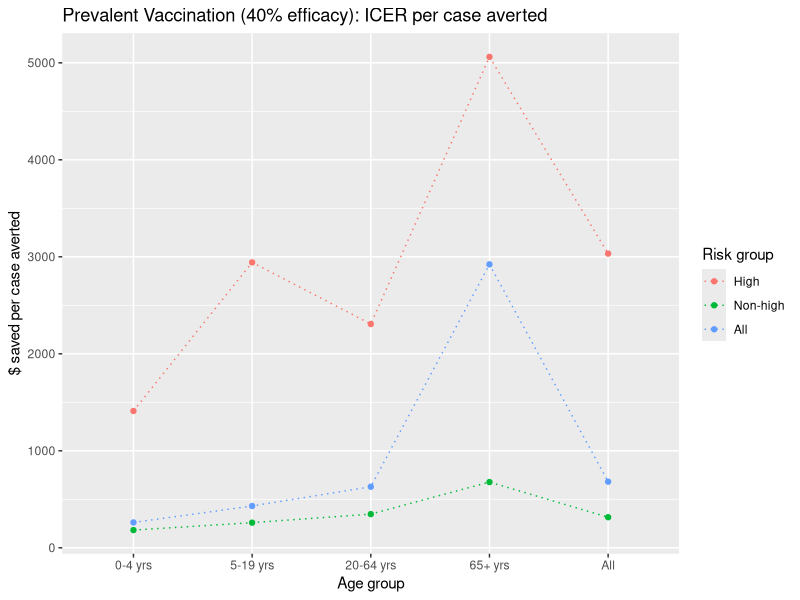
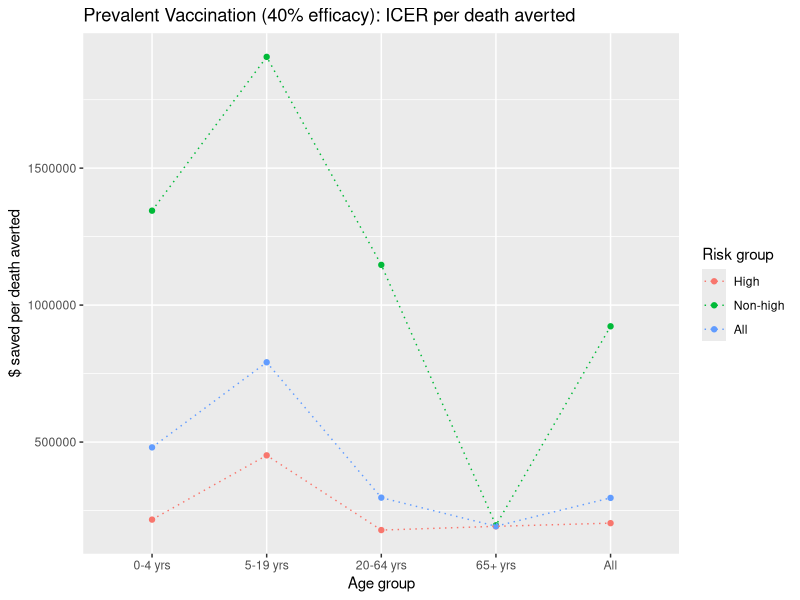
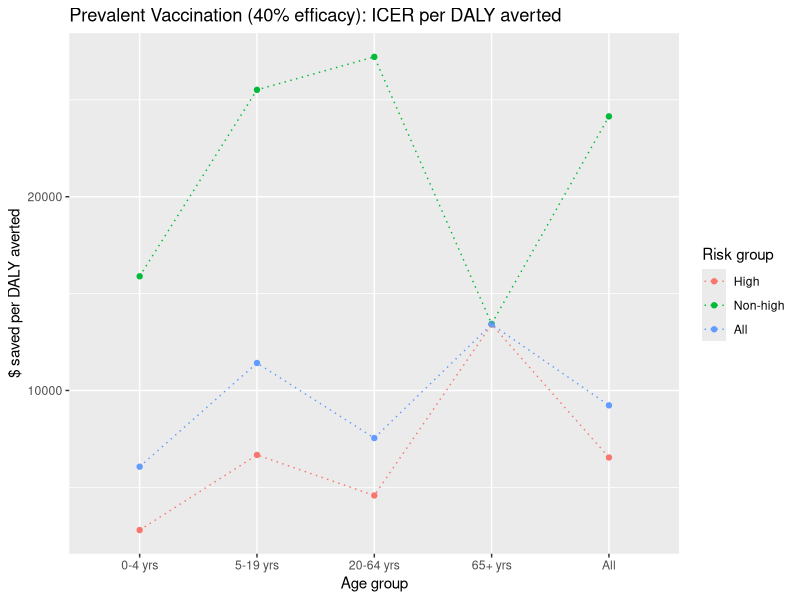
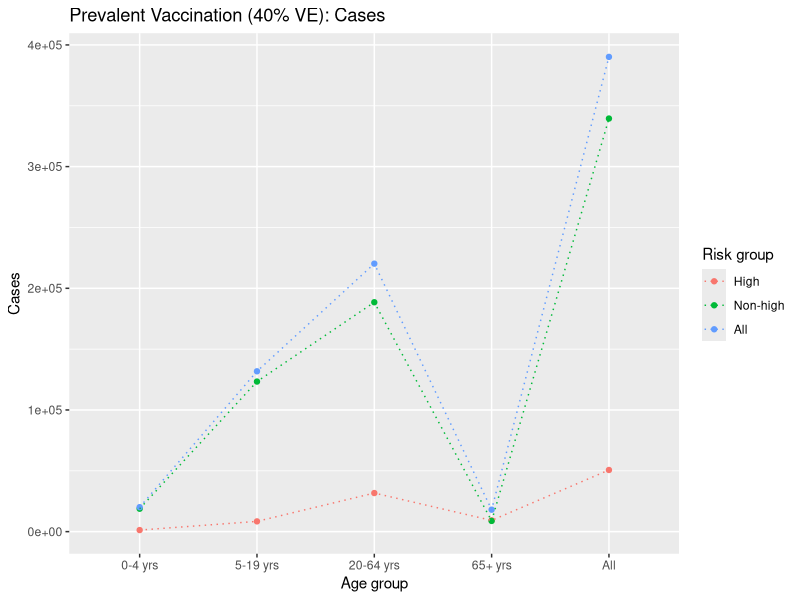
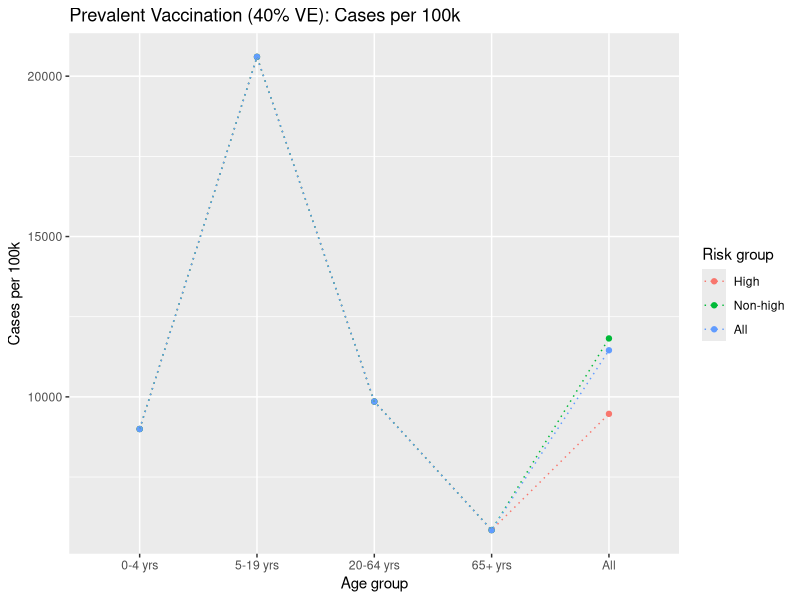
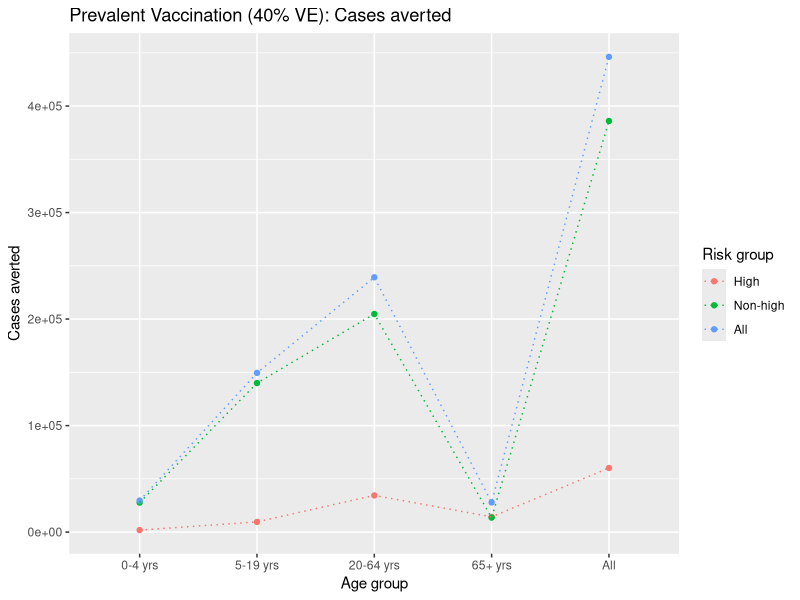
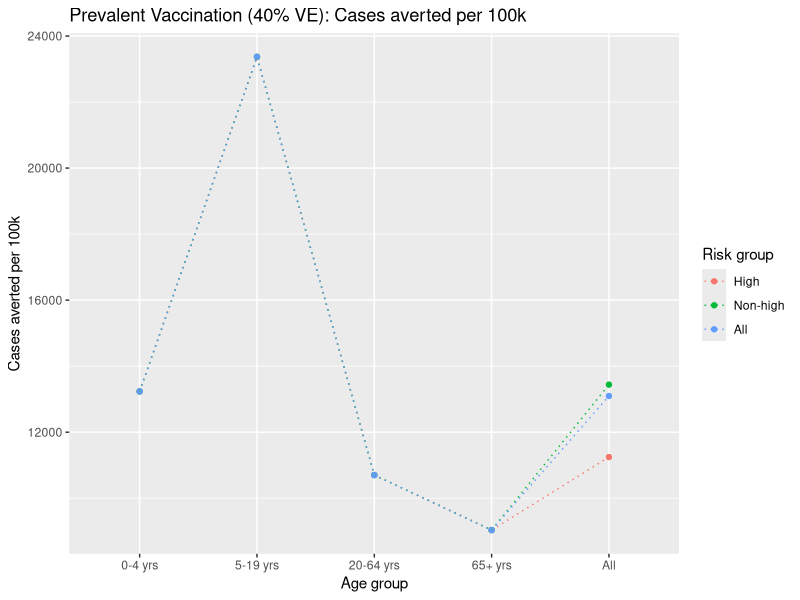
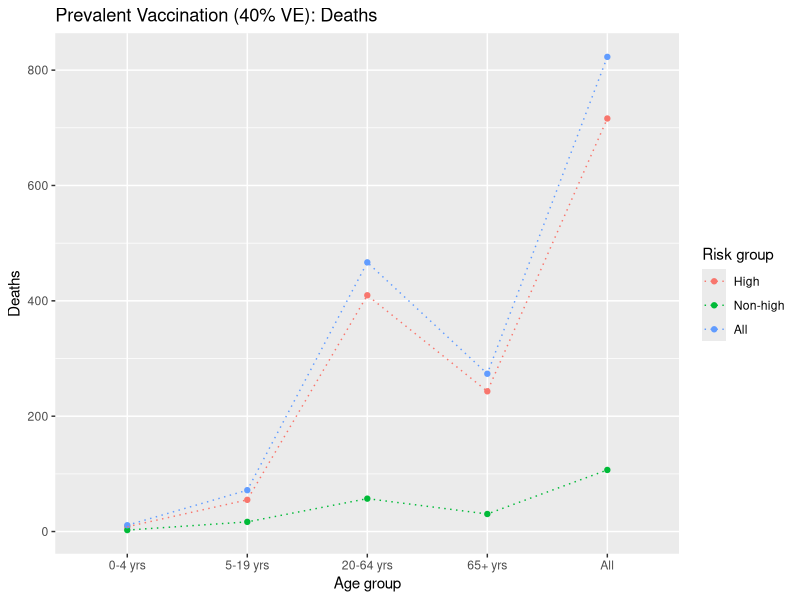

Here is the R script that generated these plots, in order:
## ---- chunk 1
knitr::opts_chunk$set(
	echo = FALSE,
	warning = TRUE,
	cache = TRUE,
	tidy = TRUE
)
## ---- chunk 2
rm(list = ls(all.names = TRUE))

library(ggplot2)
library(tidyr)
library(dplyr)
library(knitr)
library(rmarkdown)
library(formatR)
## ---- chunk 3
data <- read.csv("df/icer-all.csv", as.is = TRUE)

# subset comparator = base
df <- data[(data$scenario=="vaxbase"),]

df$cost.diff.per100k <- as.numeric(df$cost.diff.per100k)
df$cases.averted <- as.numeric(df$cases.averted)
df$cases.averted.per100k <- as.numeric(df$cases.averted.per100k)
df$icer.case.averted <- as.numeric(df$icer.case.averted)
df$deaths.averted <- as.numeric(df$deaths.averted)
df$deaths.averted.per100k <- as.numeric(df$ deaths.averted.per100k)
df$icer.death.averted <- as.numeric(df$icer.death.averted)
df$dalys <- as.numeric(df$dalys)
df$dalys.per100k <- as.numeric(df$dalys.per100k)
df$dalys.averted <- as.numeric(df$dalys.averted)
df$dalys.averted.per100k <- as.numeric(df$dalys.averted.per100k)
df$icer.daly.averted <- as.numeric(df$icer.daly.averted)
## ---- chunk 4
# subset efficacy
df <- df[!(df$scenario == 'vaxbase' & df$v.eff %in% c(50, 60)),]

# factors
df$age <- factor(df$age, levels = c("0-4 yrs", "5-19 yrs", "20-64 yrs", "65+ yrs", "All"))
df$risk <- factor(df$risk, levels = c("High", "Non-high", "All"))
df$scenario <- factor(df$scenario, levels = c("vaxbase", "vax70"))
df$v.eff <- factor(df$v.eff)
## ---- chunk 5
# subset scenario
df_base <- df[(df$scenario == 'vaxbase'),]

# age groups
age_df_base <- df_base[(df_base$risk == "All"),]

# risk groups
risk_df_base <- df_base[!(df_base$age == 'All'),]
## ---- chunk 6
ggplot(df_base[(df_base$v.eff == "40"),], aes(x = age, y = icer.case.averted, group = risk, color = risk)) +
  geom_point() + geom_line(linetype = "dotted") + labs(x = "Age group", color = "Risk group") + 
  ylab("$ saved per case averted") + ggtitle("Prevalent Vaccination (40% efficacy): ICER per case averted")
## ---- chunk 7
ggplot(df_base[(df_base$v.eff == "40"),], aes(x = age, y = icer.death.averted, group = risk, color = risk)) +
  geom_point() + geom_line(linetype = "dotted") + labs(x = "Age group", color = "Risk group") + 
  ylab("$ saved per death averted") + ggtitle("Prevalent Vaccination (40% efficacy): ICER per death averted")
## ---- chunk 8
ggplot(df_base[(df_base$v.eff == "40"),], aes(x = age, y = icer.daly.averted, group = risk, color = risk)) +
  geom_point() + geom_line(linetype = "dotted") + labs(x = "Age group", color = "Risk group") + 
  ylab("$ saved per DALY averted") + ggtitle("Prevalent Vaccination (40% efficacy): ICER per DALY averted")
## ---- chunk 9
g4 <- ggplot(df_base[(df_base$v.eff == "40"),], aes(x = age, group = risk, color = risk)) +
  geom_point() + geom_line(linetype = "dotted") + labs(x = "Age group", color = "Risk group")

g4 + aes(y = cases) + labs(y = "Cases", title = "Prevalent Vaccination (40% VE): Cases")
g4 + aes(y = cases.per100k) + labs(y = "Cases per 100k", title = "Prevalent Vaccination (40% VE): Cases per 100k")
g4 + aes(y = cases.averted) + labs(y = "Cases averted", title = "Prevalent Vaccination (40% VE): Cases averted")
g4 + aes(y = cases.averted.per100k) + labs(y = "Cases averted per 100k", title = "Prevalent Vaccination (40% VE): Cases averted per 100k")
## ---- chunk 10
g4 + aes(y = deaths) + labs(y = "Deaths", title = "Prevalent Vaccination (40% VE): Deaths")
g4 + aes(y = deaths.per100k) + labs(y = "Deaths per 100k", title = "Prevalent Vaccination (40% VE): Deaths per 100k")
g4 + aes(y = deaths.averted) + labs(y = "Deaths averted", title = "Prevalent Vaccination (40% VE): Deaths averted")
g4 + aes(y = deaths.averted.per100k) + labs(y = "Deaths averted per 100k", title = "Prevalent Vaccination (40% VE): Deaths averted per 100k")
## ---- chunk 11
g4 + aes(y = dalys) + labs(y = "DALYs", title = "Prevalent Vaccination (40% VE): DALYs")
g4 + aes(y = dalys.per100k) + labs(y = "DALYs per 100k", title = "Prevalent Vaccination (40% VE): DALYs per 100k")
g4 + aes(y = dalys.averted) + labs(y = "DALYs averted", title = "Prevalent Vaccination (40% VE): DALYs averted")
g4 + aes(y = dalys.averted.per100k) + labs(y = "DALYs averted per 100k", title = "Prevalent Vaccination (40% VE): DALYs averted per 100k")
## ---- chunk 12
g5 <- ggplot(df_base, aes(x = dalys.averted.per100k, y = cost.diff.per100k)) +
  labs(x = "DALYs averted per 100K", y = "Cost saved per 100K", title = "Prevalent Vaccination: Cost saved vs. DALYs averted")

g5 + aes(color = risk, group = risk) + geom_point() + facet_grid(v.eff ~ age)

g5 + aes(color = age, group = age) + geom_point() + facet_grid(v.eff ~ risk)
## ---- chunk 13
t <- labs(y = "$ saved per case averted", title = "Prevalent Vaccination: ICER per case averted")

ggplot(age_df_base, aes(x = age, y = icer.case.averted, color = v.eff, group = v.eff)) +
  geom_point() + geom_line(linetype = "dotted") + labs(x = "Age group", color = "Vaccine \nefficacy") + t

ggplot(df_base[(df_base$age=="All"),], aes(x = v.eff, y = icer.case.averted, group = risk, color = risk)) +
  geom_point() + geom_line(linetype = "dotted") + labs(x = "Vaccine efficacy (%)", color = "Risk") + t

ggplot(df_base, aes(x = age, y = icer.case.averted, group = risk, color = risk)) +
  geom_point() + geom_line(linetype = "dotted") + labs(x = "Age group", color = "Risk group") + t +
  facet_grid(~ v.eff)
## ---- chunk 14
t <- labs(y = "$ saved per death averted", title = "Prevalent Vaccination: ICER per death averted")

ggplot(age_df_base, aes(x = age, y = icer.death.averted, color = v.eff, group = v.eff)) +
  geom_point() + geom_line(linetype = "dotted") + labs(x = "Age group", color = "Vaccine \nefficacy") + t

ggplot(df_base[(df_base$age=="All"),], aes(x = v.eff, y = icer.death.averted, group = risk, color = risk)) +
  geom_point() + geom_line(linetype = "dotted") + labs(x = "Vaccine efficacy (%)", color = "Risk") + t

ggplot(df_base, aes(x = age, y = icer.death.averted, group = risk, color = risk)) +
  geom_point() + geom_line(linetype = "dotted") + labs(x = "Age group", color = "Risk group") + t +
  facet_grid(~ v.eff)
## ---- chunk 15
t <- labs(y = "$ saved per DALY averted", title = "Prevalent Vaccination: ICER per DALY averted")

ggplot(age_df_base, aes(x = age, y = icer.daly.averted, color = v.eff, group = v.eff)) +
  geom_point() + geom_line(linetype = "dotted") + labs(x = "Age group", color = "Vaccine \nefficacy") + t

ggplot(df_base[(df_base$age=="All"),], aes(x = v.eff, y = icer.daly.averted, group = risk, color = risk)) +
  geom_point() + geom_line(linetype = "dotted") + labs(x = "Vaccine efficacy (%)", color = "Risk") + t

ggplot(df_base, aes(x = age, y = icer.daly.averted, group = risk, color = risk)) +
  geom_point() + geom_line(linetype = "dotted") + labs(x = "Age group", color = "Risk group") + t +
  facet_grid(~ v.eff)
## ---- chunk 16
# age
g1 <- ggplot(age_df_base, aes(x = age, group = v.eff, color = v.eff)) +
  geom_point() + geom_line(linetype = "dotted") + labs(x = "Age group", color = "Vaccine \nefficacy")
# risk
g2 <- ggplot(df_base[(df_base$age=="All"),], aes(x = v.eff, group = risk, color = risk)) +
  geom_point() + geom_line(linetype = "dotted") + labs(x = "Vaccine efficacy", color = "Risk group")

g3 <- ggplot(risk_df_base, aes(x = age, group = risk, color = risk)) +
  geom_point() + geom_line(linetype = "dotted") + labs(x = "Age group", color = "Risk group") +
  facet_grid(~ v.eff)
## ---- chunk 17
# age groups
g1 + aes(y = cases) + labs(y = "Cases", title = "Prevalent Vaccination: Cases")
g1 + aes(y = cases.per100k) + labs(y = "Cases per 100k", title = "Prevalent Vaccination: Cases per 100k")
g1 + aes(y = cases.averted) + labs(y = "Cases averted", title = "Prevalent Vaccination: Cases averted")
g1 + aes(y = cases.averted.per100k) + labs(y = "Cases averted per 100k", title = "Prevalent Vaccination: Cases averted per 100k")

# risk groups
g2 + aes(y = cases) + labs(y = "Cases", title = "Prevalent Vaccination: Cases")
g2 + aes(y = cases.per100k) + labs(y = "Cases per 100k", title = "Prevalent Vaccination: Cases per 100k")
g2 + aes(y = cases.averted) + labs(y = "Cases averted", title = "Prevalent Vaccination: Cases averted")
g2 + aes(y = cases.averted.per100k) + labs(y = "Cases averted per 100k", title = "Prevalent Vaccination: Cases averted per 100k")

g3 + aes(y = cases) + labs(y = "Cases", title = "Prevalent Vaccination: Cases")
g3 + aes(y = cases.per100k) + labs(y = "Cases per 100k", title = "Prevalent Vaccination: Cases per 100k")
g3 + aes(y = cases.averted) + labs(y = "Cases averted", title = "Prevalent Vaccination: Cases averted")
g3 + aes(y = cases.averted.per100k) + labs(y = "Cases averted per 100k", title = "Prevalent Vaccination: Cases averted per 100k")
## ---- chunk 18
# age groups
g1 + aes(y = deaths) + labs(y = "Deaths", title = "Prevalent Vaccination: Deaths")
g1 + aes(y = deaths.per100k) + labs(y = "Deaths per 100k", title = "Prevalent Vaccination: Deaths per 100k")
g1 + aes(y = deaths.averted) + labs(y = "Deaths averted", title = "Prevalent Vaccination: Deaths averted")
g1 + aes(y = deaths.averted.per100k) + labs(y = "Deaths averted per 100k", title = "Prevalent Vaccination: Deaths averted per 100k")

# risk groups
g2 + aes(y = deaths) + labs(y = "Deaths", title = "Prevalent Vaccination: Deaths")
g2 + aes(y = deaths.per100k) + labs(y = "Deaths per 100k", title = "Prevalent Vaccination: Deaths per 100k")
g2 + aes(y = deaths.averted) + labs(y = "Deaths averted", title = "Prevalent Vaccination: Deaths averted")
g2 + aes(y = deaths.averted.per100k) + labs(y = "Deaths averted per 100k", title = "Prevalent Vaccination: Deaths averted per 100k")

g3 + aes(y = deaths) + labs(y = "Deaths", title = "Prevalent Vaccination: Deaths")
g3 + aes(y = deaths.per100k) + labs(y = "Deaths per 100k", title = "Prevalent Vaccination: Deaths per 100k")
g3 + aes(y = deaths.averted) + labs(y = "Deaths averted", title = "Prevalent Vaccination: Deaths averted")
g3 + aes(y = deaths.averted.per100k) + labs(y = "Deaths averted per 100k", title = "Prevalent Vaccination: Deaths averted per 100k")
## ---- chunk 19
# age groups
g1 + aes(y = dalys) + labs(y = "DALYs", title = "Prevalent Vaccination: DALYs")
g1 + aes(y = dalys.per100k) + labs(y = "DALYs per 100k", title = "Prevalent Vaccination: DALYs per 100k")
g1 + aes(y = dalys.averted) + labs(y = "DALYs averted", title = "Prevalent Vaccination: DALYs averted")
g1 + aes(y = dalys.averted.per100k) + labs(y = "DALYs averted per 100k", title = "Prevalent Vaccination: DALYs averted per 100k")
# risk groups
g2 + aes(y = dalys) + labs(y = "DALYs", title = "Prevalent Vaccination: DALYs")
g2 + aes(y = dalys.per100k) + labs(y = "DALYs per 100k", title = "Prevalent Vaccination: DALYs per 100k")
g2 + aes(y = dalys.averted) + labs(y = "DALYs averted", title = "Prevalent Vaccination: DALYs averted")
g2 + aes(y = dalys.averted.per100k) + labs(y = "DALYs averted per 100k", title = "Prevalent Vaccination: DALYs averted per 100k")

g3 + aes(y = dalys) + labs(y = "DALYs", title = "Prevalent Vaccination: DALYs")
g3 + aes(y = dalys.per100k) + labs(y = "DALYs per 100k", title = "Prevalent Vaccination: DALYs per 100k")
g3 + aes(y = dalys.averted) + labs(y = "DALYs averted", title = "Prevalent Vaccination: DALYs averted")
g3 + aes(y = dalys.averted.per100k) + labs(y = "DALYs averted per 100k", title = "Prevalent Vaccination: DALYs averted per 100k")
## ---- chunk 20
l <- labs(x = "DALYs averted per 100K", y = "Cost per 100K")

# All VE%
a <- ggplot(df_base, aes(x = dalys.averted.per100k, y = cost.diff.per100k)) + l +
  labs(title = "Cost-effectiveness plane: Prevalent Vaccination vs. No Vaccination")

a + aes(color = risk, group = risk) + labs(color = "Risk") + geom_point() + facet_grid(v.eff ~ age)
a + aes(color = age, group = age) + labs(color = "Age group") + geom_point() + facet_grid(v.eff ~ risk)
